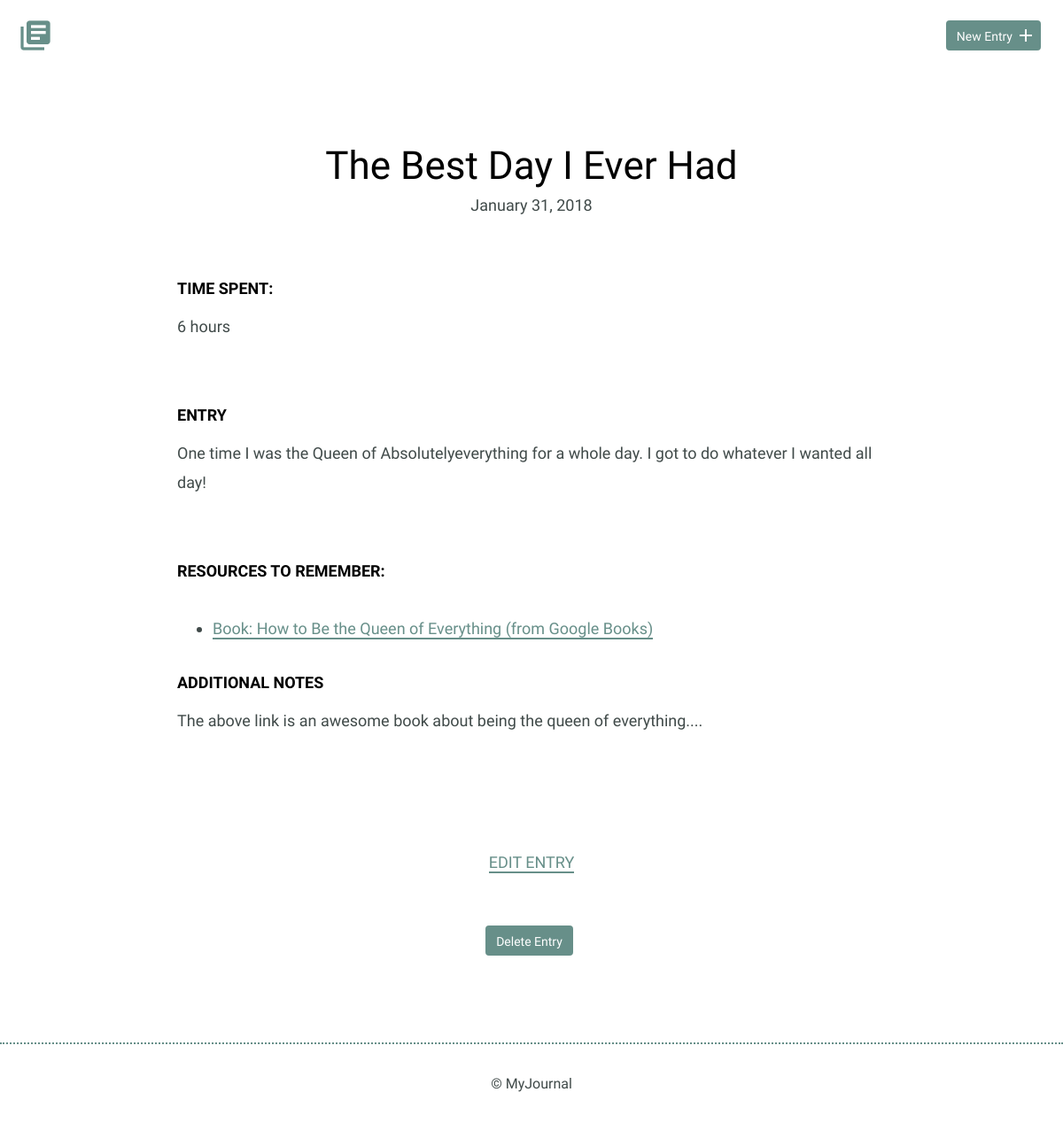
Page /detail.php?q=1 on the committed database.
### tables this page shows
CREATE TABLE "journal" (
	`journal_id`	INTEGER,
	`title`	TEXT,
	`date`	TEXT,
	`time_spent`	INTEGER,
	`entry`	TEXT,
	PRIMARY KEY(`journal_id`)
);

### inc/functions.php (called while the page is built, shortened)
<?php
    try {
              $sql = "SELECT * FROM journal";
              $results = $db->prepare($sql);
              $results->execute();
              $journals =  $results->fetchAll(PDO::FETCH_ASSOC);
          }  catch (Exception $e) {
        echo "Bad request from query 1: " . $e->getMessage();
        exit;
    }
      try {  $sql2 = "SELECT link_id, link_name, link_address, notes, resources.journal_id
         FROM resources JOIN journal ON journal.journal_id = resources.journal_id";
              $getResources = $db->prepare($sql2);
              $getResources->execute();
              $resources = $getResources->fetchAll(PDO::FETCH_ASSOC);
      } catch (Exception $e) {
            echo "Bad request from query 2: " . $e->getMessage();
            exit;
      }

### detail.php (the view, shortened to what this page needs)
<?php
require('inc/connection.php');
include('inc/functions.php');
include('inc/header.php');
$entry_id = filter_input(INPUT_GET, 'q', FILTER_SANITIZE_NUMBER_INT);
$entry_id--;
?>
        <section>
            <div class="container">
                <div class="entry-list single">
                    <article>
          <?php
          foreach($journals as $entry) {
              if($entry['journal_id'] == ($entry_id+1) ) {
              echo "<h1>" .$entry['title'] . "</h1>";
                  $getdate = $entry['date'];
                  $date = date("F d, Y", strtotime($getdate));
              echo '<time datetime="' .$getdate .'">';
              echo $date . "</time>";
              echo '<div class="entry"><h3>Time Spent: </h3>';
              echo '<p>' . $journals[$entry_id]['time_spent'];
              echo '</p></div><div class="entry"><h3>Entry</h3>';
              echo "<p>" .$entry['entry'] . "</p>";
            }
          } ?>
              </div><div class="entry">
              <h3>Resources to Remember:</h3>
              <p>
          <?php
            foreach($resources as $resource) {
                if ($resource['journal_id'] ==                $journals[$entry_id]['journal_id']) {
                        echo '<ul><li><a href="'
                          . $resource['link_address']
                          .'">'
                          . $resource['link_name']
                          . '</a></li></ul>';
                          echo "<br />";
                          echo "<h3> Additional Notes </h3>";
                          echo '<p>' .$resource['notes'] . '</p>';
              }
          }
                   ?>  </p></div>
                    </article>
                </div>
            </div>
            <div class="edit">
                  <p>
                  <?php
                  $project_id = $journals[$entry_id]['journal_id'];
                  echo '<a href="edit.php?q='
                        . $project_id
                        . '">Edit Entry</a></p>';
                        ?>
          <br>
          <p>
            <form method='post' action='detail.php?q=<?php echo ($entry_id +1);?>' onsubmit="return confirm('Are you sure you want to delete this entry? (Can NOT be undone)')">
          <input type='submit' class="button" value='Delete Entry'  />
            </form>
          </p>
            </div>
        </section>
        <?php
        include('inc/footer.php'); ?>
    </body>
</html>

### css/site.css (style rules this page uses)
body { font-size: 16px; color: #404a49; font-family: 'Cousine', serif; font-weight: 400; }
.container { margin: 0 auto; padding: 0 25px; }
.button { padding: 8px 10px 6px 10px; background: #678f89; border: 2px solid #678f89; border-radius: 4px; text-decoration: none; color: #FFF; position: relative; text-align: center; font-size: 14px; }
h1, h2, h3 { margin: 0; font-weight: 400; line-height: 1em; color: #000; }
h1 { font-size: 44px; margin-bottom: 12px; }
h3 { font-size: 18px; font-family: 'Work Sans', serif; font-weight: 600; text-transform: uppercase; }
p { line-height: 1.8em; font-size: 18px; }
p a { border-bottom: 2px solid #678f89; padding: 0; color: #678f89; text-decoration: none; }
ul li { line-height: 1.8em; font-size: 18px; }
ul li a { border-bottom: 2px solid #678f89; line-height: 1.8em; color: #678f89; text-decoration: none; }
.entry-list, .edit-entry, .new-entry { max-width: 800px; margin: 0 auto; padding: 70px 0 150px 0; }
.entry-list article { margin-bottom: 70px; text-align: center; }
.entry-list article:last-child { margin-bottom: 0; }
.entry-list.single { padding-bottom: 70px; }
.entry-list.single time { font-size: 18px; }
.entry { max-width: 800px; margin: 75px auto 0 auto; text-align: left; }
.entry p { margin-bottom: 40px; }
.edit { padding-bottom: 80px; text-align: center; margin: 0 auto; }
.edit a { font-weight: 400; text-transform: uppercase; font-size: 18px; }
input[type=submit] { margin-right: 5px; }

### rows in the picture
journal: title "The Best Day I Ever Had", date "January 31, 2018", time_spent "6 hours", entry "One time I was the Queen of Absolutelyeverything for a whole day. I got to do whatever I wanted all day!"

### other values in the picture
$resource['link_name'] "Book: How to Be the Queen of Everything (from Google Books)"
$resource['notes'] "The above link is an awesome book about being the queen of everything...."
